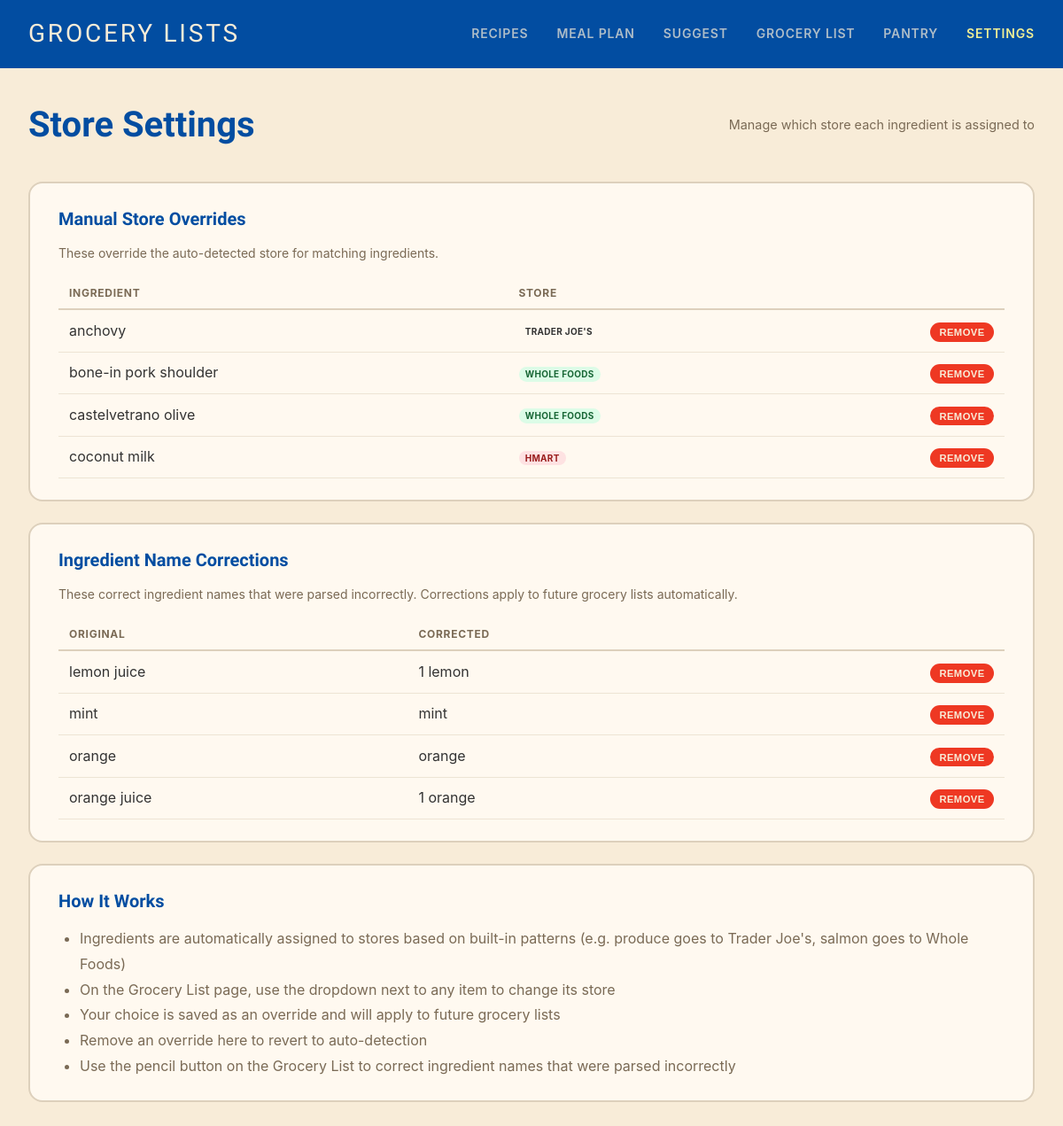
Screenshot of /settings/stores with the database file from the repository.
### tables this page shows
CREATE TABLE ingredient_store_overrides (
            id INTEGER PRIMARY KEY AUTOINCREMENT,
            ingredient_pattern TEXT NOT NULL UNIQUE,
            store TEXT NOT NULL
        );

CREATE TABLE ingredient_name_overrides (
            id INTEGER PRIMARY KEY AUTOINCREMENT,
            original_name TEXT NOT NULL UNIQUE,
            corrected_name TEXT NOT NULL,
            corrected_qty REAL,
            corrected_unit TEXT
        );

### app.py (the view)
@app.route('/settings/stores')
def store_settings():
    overrides = get_store_overrides()
    name_overrides = get_name_overrides()
    return render_template('store_settings.html', overrides=overrides,
                         name_overrides=name_overrides)

### database.py (called while the page is built)
def get_db():
    conn = sqlite3.connect(DATABASE_PATH)
    conn.row_factory = sqlite3.Row
    return conn

def get_store_overrides():
    conn = get_db()
    cursor = conn.cursor()
    cursor.execute("SELECT * FROM ingredient_store_overrides ORDER BY ingredient_pattern")
    rows = cursor.fetchall()
    conn.close()
    return [dict(row) for row in rows]

def get_name_overrides():
    conn = get_db()
    cursor = conn.cursor()
    cursor.execute("SELECT * FROM ingredient_name_overrides ORDER BY original_name")
    rows = cursor.fetchall()
    conn.close()
    return [dict(row) for row in rows]

### templates/store_settings.html (shortened to what this page needs)
{% extends "base.html" %}
{% block content %}
<div class="page-header">
    <h1>Store Settings</h1>
    <p class="subtitle">Manage which store each ingredient is assigned to</p>
</div>
{% if overrides %}
<div class="settings-card">
    <h2>Manual Store Overrides</h2>
    <p class="section-note">These override the auto-detected store for matching ingredients.</p>
    <table class="settings-table">
        <thead>
            <tr>
                <th>Ingredient</th>
                <th>Store</th>
                <th></th>
            </tr>
        </thead>
        <tbody>
            {% for override in overrides %}
            <tr>
                <td>{{ override.ingredient_pattern }}</td>
                <td>
                    <span class="store-badge {{ override.store|lower|replace(' ', '-')|replace("'", '') }}">{{ override.store }}</span>
                </td>
                <td>
                    <form method="POST" action="{{ url_for('delete_store_override_route', override_id=override.id) }}">
                        <button type="submit" class="btn btn-danger btn-small">Remove</button>
                    </form>
                </td>
            </tr>
            {% endfor %}
        </tbody>
    </table>
</div>
{% else %}
<div class="settings-card">
    <h2>Manual Store Overrides</h2>
    <p class="section-note">No manual overrides yet. You can set them from the <a href="{{ url_for('grocery_list') }}">Grocery List</a> page using the store dropdown next to each item.</p>
</div>
{% endif %}
{% if name_overrides %}
<div class="settings-card">
    <h2>Ingredient Name Corrections</h2>
    <p class="section-note">These correct ingredient names that were parsed incorrectly. Corrections apply to future grocery lists automatically.</p>
    <table class="settings-table">
        <thead>
            <tr>
                <th>Original</th>
                <th>Corrected</th>
                <th></th>
            </tr>
        </thead>
        <tbody>
            {% for override in name_overrides %}
            <tr>
                <td>{{ override.original_name }}</td>
                <td>
                    {% if override.corrected_qty %}{{ override.corrected_qty|int if override.corrected_qty == override.corrected_qty|int else override.corrected_qty }}{% if override.corrected_unit %} {{ override.corrected_unit }}{% endif %} {% endif %}{{ override.corrected_name }}
                </td>
                <td>
                    <form method="POST" action="{{ url_for('delete_name_override_route', override_id=override.id) }}">
                        <button type="submit" class="btn btn-danger btn-small">Remove</button>
                    </form>
                </td>
            </tr>
            {% endfor %}
        </tbody>
    </table>
</div>
{% else %}
<div class="settings-card">
    <h2>Ingredient Name Corrections</h2>
    <p class="section-note">No name corrections yet. You can set them from the <a href="{{ url_for('grocery_list') }}">Grocery List</a> page using the edit button next to each item.</p>
</div>
{% endif %}
<div class="settings-card">
    <h2>How It Works</h2>
    <ul class="settings-help-list">
        <li>Ingredients are automatically assigned to stores based on built-in patterns (e.g. produce goes to Trader Joe's, salmon goes to Whole Foods)</li>
        <li>On the Grocery List page, use the dropdown next to any item to change its store</li>
        <li>Your choice is saved as an override and will apply to future grocery lists</li>
        <li>Remove an override here to revert to auto-detection</li>
        <li>Use the pencil button on the Grocery List to correct ingredient names that were parsed incorrectly</li>
    </ul>
</div>
{% endblock %}

### static/style.css (style rules this page uses)
* { box-sizing: border-box; margin: 0; padding: 0; }
body { font-family: -apple-system, BlinkMacSystemFont, 'Segoe UI', Roboto, Oxygen, Ubuntu, sans-serif; line-height: 1.6; color: #333; background: #F8ECD8; }
h1, h2, h3 { color: #024DA1; font-family: 'Baumans', -apple-system, BlinkMacSystemFont, sans-serif; }
.btn { display: inline-block; padding: 0.6rem 1.25rem; border-radius: 30px; border: none; cursor: pointer; font-size: 0.8rem; font-weight: 700; text-transform: uppercase; letter-spacing: 0.04em; transition: all 0.25s; text-align: center; }
.btn-danger { background: #EE3823; color: #F8ECD8; }
.btn-small { padding: 0.3rem 0.65rem; font-size: 0.7rem; }
.page-header { display: flex; justify-content: space-between; align-items: center; margin-bottom: 2rem; flex-wrap: wrap; gap: 1rem; }
.page-header h1 { font-size: 2.5rem; }
.subtitle { color: #7a6a55; font-size: 0.9rem; }
.store-badge { font-size: 0.625rem; padding: 0.15rem 0.45rem; border-radius: 30px; text-transform: uppercase; font-weight: 700; letter-spacing: 0.03em; }
.store-badge.whole-foods { background: #dcfce7; color: #166534; }
.store-badge.hmart { background: #fee2e2; color: #991b1b; }
.section-note { font-size: 0.875rem; color: #7a6a55; margin-bottom: 1rem; }
.settings-card { background: #FFF9F0; padding: 1.5rem 2rem; border-radius: 16px; border: 2px solid #DDD0BC; margin-bottom: 1.5rem; }
.settings-card h2 { font-size: 1.25rem; margin-bottom: 0.75rem; }
.settings-table { width: 100%; border-collapse: collapse; margin-top: 1rem; }
.settings-table th { text-align: left; font-size: 0.75rem; text-transform: uppercase; letter-spacing: 0.06em; color: #7a6a55; padding: 0.5rem 0.75rem; border-bottom: 2px solid #DDD0BC; }
.settings-table td { padding: 0.65rem 0.75rem; border-bottom: 1px solid #EDE4D4; vertical-align: middle; }
.settings-table td:last-child { text-align: right; }
.settings-help-list { padding-left: 1.5rem; color: #7a6a55; line-height: 1.8; }

### rows the page displays
ingredient_store_overrides: ingredient_pattern "anchovy", store "TRADER JOE'S"
ingredient_store_overrides: ingredient_pattern "bone-in pork shoulder", store "WHOLE FOODS"
ingredient_store_overrides: ingredient_pattern "castelvetrano olive", store "WHOLE FOODS"
ingredient_store_overrides: ingredient_pattern "coconut milk", store "HMART"
ingredient_name_overrides: original_name "lemon juice", corrected_qty "1", corrected_name "lemon"
ingredient_name_overrides: original_name "mint", corrected_name "mint"
ingredient_name_overrides: original_name "orange", corrected_name "orange"
ingredient_name_overrides: original_name "orange juice", corrected_qty "1", corrected_name "orange"
